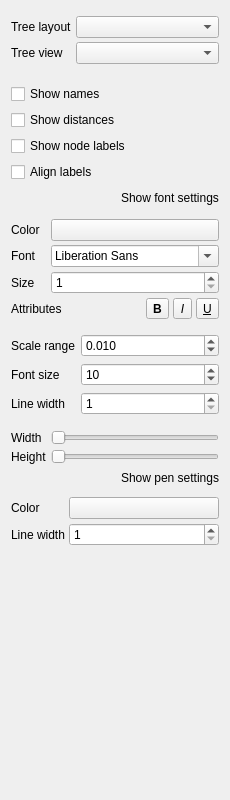
<?xml version="1.0" encoding="UTF-8"?>
<ui version="4.0">
 <class>TreeOptionWidget</class>
 <widget class="QWidget" name="TreeOptionWidget">
  <property name="enabled">
   <bool>true</bool>
  </property>
  <property name="geometry">
   <rect>
    <x>0</x>
    <y>0</y>
    <width>230</width>
    <height>800</height>
   </rect>
  </property>
  <property name="sizePolicy">
   <sizepolicy hsizetype="Minimum" vsizetype="Minimum">
    <horstretch>0</horstretch>
    <verstretch>0</verstretch>
   </sizepolicy>
  </property>
  <property name="windowTitle">
   <string>Form</string>
  </property>
  <layout class="QVBoxLayout" name="verticalLayout">
   <item>
    <widget class="QWidget" name="treeLayoutWidget" native="true">
     <property name="sizePolicy">
      <sizepolicy hsizetype="Preferred" vsizetype="Preferred">
       <horstretch>0</horstretch>
       <verstretch>0</verstretch>
      </sizepolicy>
     </property>
     <layout class="QVBoxLayout" name="verticalLayout_7">
      <property name="spacing">
       <number>4</number>
      </property>
      <property name="leftMargin">
       <number>0</number>
      </property>
      <property name="topMargin">
       <number>5</number>
      </property>
      <property name="rightMargin">
       <number>0</number>
      </property>
      <property name="bottomMargin">
       <number>5</number>
      </property>
      <item>
       <layout class="QGridLayout" name="gridLayout_6">
        <property name="bottomMargin">
         <number>9</number>
        </property>
        <item row="0" column="0">
         <widget class="QLabel" name="layoutLabel">
          <property name="text">
           <string>Tree layout</string>
          </property>
         </widget>
        </item>
        <item row="0" column="1">
         <widget class="QComboBox" name="layoutCombo">
          <property name="sizePolicy">
           <sizepolicy hsizetype="MinimumExpanding" vsizetype="Fixed">
            <horstretch>0</horstretch>
            <verstretch>0</verstretch>
           </sizepolicy>
          </property>
          <property name="sizeAdjustPolicy">
           <enum>QComboBox::AdjustToMinimumContentsLength</enum>
          </property>
         </widget>
        </item>
        <item row="1" column="0">
         <widget class="QLabel" name="treeViewLabel">
          <property name="text">
           <string>Tree view</string>
          </property>
         </widget>
        </item>
        <item row="1" column="1">
         <widget class="QComboBox" name="treeViewCombo">
          <property name="sizeAdjustPolicy">
           <enum>QComboBox::AdjustToMinimumContentsLength</enum>
          </property>
         </widget>
        </item>
       </layout>
      </item>
     </layout>
    </widget>
   </item>
   <item>
    <widget class="QWidget" name="labelsGroup" native="true">
     <property name="sizePolicy">
      <sizepolicy hsizetype="Preferred" vsizetype="Preferred">
       <horstretch>0</horstretch>
       <verstretch>0</verstretch>
      </sizepolicy>
     </property>
     <layout class="QVBoxLayout" name="verticalLayout_8">
      <property name="leftMargin">
       <number>0</number>
      </property>
      <property name="topMargin">
       <number>0</number>
      </property>
      <property name="rightMargin">
       <number>0</number>
      </property>
      <property name="bottomMargin">
       <number>9</number>
      </property>
      <item>
       <layout class="QVBoxLayout" name="verticalLayout_3">
        <item>
         <widget class="QCheckBox" name="showNamesCheck">
          <property name="text">
           <string>Show names</string>
          </property>
         </widget>
        </item>
        <item>
         <widget class="QCheckBox" name="showDistancesCheck">
          <property name="text">
           <string>Show distances</string>
          </property>
         </widget>
        </item>
        <item>
         <widget class="QCheckBox" name="showNodeLabelsCheck">
          <property name="text">
           <string>Show node labels</string>
          </property>
         </widget>
        </item>
        <item>
         <widget class="QCheckBox" name="alignLabelsCheck">
          <property name="text">
           <string>Align labels</string>
          </property>
         </widget>
        </item>
        <item>
         <layout class="QHBoxLayout" name="horizontalLayout">
          <item>
           <spacer name="horizontalSpacer_3">
            <property name="orientation">
             <enum>Qt::Horizontal</enum>
            </property>
            <property name="sizeHint" stdset="0">
             <size>
              <width>40</width>
              <height>20</height>
             </size>
            </property>
           </spacer>
          </item>
          <item>
           <widget class="QLabel" name="lblFontSettings">
            <property name="text">
             <string>Show font settings</string>
            </property>
           </widget>
          </item>
         </layout>
        </item>
        <item>
         <widget class="QWidget" name="fontSettingsWidget" native="true">
          <layout class="QVBoxLayout" name="verticalLayout_9">
           <property name="spacing">
            <number>4</number>
           </property>
           <property name="leftMargin">
            <number>0</number>
           </property>
           <property name="topMargin">
            <number>5</number>
           </property>
           <property name="rightMargin">
            <number>0</number>
           </property>
           <property name="bottomMargin">
            <number>0</number>
           </property>
           <item>
            <layout class="QGridLayout" name="gridLayout_3">
             <item row="1" column="0">
              <widget class="QLabel" name="fontLabel">
               <property name="text">
                <string>Font</string>
               </property>
              </widget>
             </item>
             <item row="2" column="0">
              <widget class="QLabel" name="fontSizeLabel">
               <property name="text">
                <string>Size</string>
               </property>
              </widget>
             </item>
             <item row="2" column="1">
              <widget class="QSpinBox" name="fontSizeSpinBox">
               <property name="sizePolicy">
                <sizepolicy hsizetype="MinimumExpanding" vsizetype="Fixed">
                 <horstretch>0</horstretch>
                 <verstretch>0</verstretch>
                </sizepolicy>
               </property>
               <property name="minimum">
                <number>1</number>
               </property>
              </widget>
             </item>
             <item row="1" column="1">
              <widget class="QFontComboBox" name="fontComboBox">
               <property name="sizePolicy">
                <sizepolicy hsizetype="Ignored" vsizetype="Fixed">
                 <horstretch>0</horstretch>
                 <verstretch>0</verstretch>
                </sizepolicy>
               </property>
              </widget>
             </item>
             <item row="0" column="0">
              <widget class="QLabel" name="colorLabel">
               <property name="text">
                <string>Color  </string>
               </property>
              </widget>
             </item>
             <item row="0" column="1">
              <widget class="QPushButton" name="labelsColorButton">
               <property name="sizePolicy">
                <sizepolicy hsizetype="MinimumExpanding" vsizetype="Fixed">
                 <horstretch>0</horstretch>
                 <verstretch>0</verstretch>
                </sizepolicy>
               </property>
               <property name="text">
                <string/>
               </property>
               <property name="autoDefault">
                <bool>false</bool>
               </property>
               <property name="default">
                <bool>false</bool>
               </property>
               <property name="flat">
                <bool>false</bool>
               </property>
              </widget>
             </item>
            </layout>
           </item>
           <item>
            <layout class="QHBoxLayout" name="horizontalLayout_9">
             <item>
              <widget class="QLabel" name="attributesLabel">
               <property name="text">
                <string>Attributes</string>
               </property>
              </widget>
             </item>
             <item>
              <spacer name="horizontalSpacer_2">
               <property name="orientation">
                <enum>Qt::Horizontal</enum>
               </property>
               <property name="sizeHint" stdset="0">
                <size>
                 <width>40</width>
                 <height>20</height>
                </size>
               </property>
              </spacer>
             </item>
             <item>
              <widget class="QToolButton" name="boldAttrButton">
               <property name="font">
                <font>
                 <weight>75</weight>
                 <bold>true</bold>
                </font>
               </property>
               <property name="text">
                <string>B</string>
               </property>
              </widget>
             </item>
             <item>
              <widget class="QToolButton" name="italicAttrButton">
               <property name="font">
                <font>
                 <italic>true</italic>
                </font>
               </property>
               <property name="text">
                <string>I</string>
               </property>
              </widget>
             </item>
             <item>
              <widget class="QToolButton" name="underlineAttrButton">
               <property name="font">
                <font>
                 <weight>50</weight>
                 <italic>false</italic>
                 <bold>false</bold>
                 <underline>true</underline>
                 <strikeout>false</strikeout>
                </font>
               </property>
               <property name="text">
                <string>U</string>
               </property>
              </widget>
             </item>
            </layout>
           </item>
          </layout>
         </widget>
        </item>
       </layout>
      </item>
     </layout>
    </widget>
   </item>
   <item>
    <widget class="QWidget" name="scalebarGroup" native="true">
     <layout class="QGridLayout" name="gridLayout_2">
      <property name="leftMargin">
       <number>0</number>
      </property>
      <property name="topMargin">
       <number>0</number>
      </property>
      <property name="rightMargin">
       <number>0</number>
      </property>
      <item row="1" column="0">
       <widget class="QLabel" name="label">
        <property name="text">
         <string>Font size</string>
        </property>
       </widget>
      </item>
      <item row="0" column="1">
       <widget class="QDoubleSpinBox" name="scaleSpinBox">
        <property name="sizePolicy">
         <sizepolicy hsizetype="MinimumExpanding" vsizetype="Fixed">
          <horstretch>0</horstretch>
          <verstretch>0</verstretch>
         </sizepolicy>
        </property>
        <property name="decimals">
         <number>3</number>
        </property>
        <property name="minimum">
         <double>0.001000000000000</double>
        </property>
        <property name="singleStep">
         <double>0.001000000000000</double>
        </property>
        <property name="value">
         <double>0.010000000000000</double>
        </property>
       </widget>
      </item>
      <item row="0" column="0">
       <widget class="QLabel" name="scaleLabel">
        <property name="text">
         <string>Scale range</string>
        </property>
       </widget>
      </item>
      <item row="2" column="0">
       <widget class="QLabel" name="label_3">
        <property name="text">
         <string>Line width</string>
        </property>
       </widget>
      </item>
      <item row="1" column="1">
       <widget class="QSpinBox" name="scaleFontSizeSpinBox">
        <property name="sizePolicy">
         <sizepolicy hsizetype="MinimumExpanding" vsizetype="Fixed">
          <horstretch>0</horstretch>
          <verstretch>0</verstretch>
         </sizepolicy>
        </property>
        <property name="minimum">
         <number>1</number>
        </property>
        <property name="value">
         <number>10</number>
        </property>
       </widget>
      </item>
      <item row="2" column="1">
       <widget class="QSpinBox" name="lineWidthSpinBox">
        <property name="sizePolicy">
         <sizepolicy hsizetype="MinimumExpanding" vsizetype="Fixed">
          <horstretch>0</horstretch>
          <verstretch>0</verstretch>
         </sizepolicy>
        </property>
        <property name="minimum">
         <number>1</number>
        </property>
        <property name="maximum">
         <number>40</number>
        </property>
       </widget>
      </item>
     </layout>
    </widget>
   </item>
   <item>
    <widget class="QWidget" name="branchesGroup" native="true">
     <property name="sizePolicy">
      <sizepolicy hsizetype="Preferred" vsizetype="Preferred">
       <horstretch>0</horstretch>
       <verstretch>0</verstretch>
      </sizepolicy>
     </property>
     <layout class="QVBoxLayout" name="verticalLayout_2">
      <property name="spacing">
       <number>4</number>
      </property>
      <property name="leftMargin">
       <number>0</number>
      </property>
      <property name="topMargin">
       <number>0</number>
      </property>
      <property name="rightMargin">
       <number>0</number>
      </property>
      <property name="bottomMargin">
       <number>9</number>
      </property>
      <item>
       <layout class="QGridLayout" name="gridLayout">
        <property name="verticalSpacing">
         <number>4</number>
        </property>
        <item row="0" column="1">
         <widget class="QSlider" name="widthSlider">
          <property name="minimum">
           <number>10</number>
          </property>
          <property name="maximum">
           <number>50</number>
          </property>
          <property name="orientation">
           <enum>Qt::Horizontal</enum>
          </property>
         </widget>
        </item>
        <item row="0" column="0">
         <widget class="QLabel" name="lblWidthSlider">
          <property name="text">
           <string>Width</string>
          </property>
         </widget>
        </item>
        <item row="1" column="0">
         <widget class="QLabel" name="lblHeightSlider">
          <property name="text">
           <string>Height</string>
          </property>
         </widget>
        </item>
        <item row="1" column="1">
         <widget class="QSlider" name="heightSlider">
          <property name="minimum">
           <number>1</number>
          </property>
          <property name="maximum">
           <number>20</number>
          </property>
          <property name="orientation">
           <enum>Qt::Horizontal</enum>
          </property>
         </widget>
        </item>
       </layout>
      </item>
      <item>
       <layout class="QHBoxLayout" name="horizontalLayout_11">
        <item>
         <spacer name="horizontalSpacer_4">
          <property name="orientation">
           <enum>Qt::Horizontal</enum>
          </property>
          <property name="sizeHint" stdset="0">
           <size>
            <width>40</width>
            <height>20</height>
           </size>
          </property>
         </spacer>
        </item>
        <item>
         <widget class="QLabel" name="lblPenSettings">
          <property name="text">
           <string>Show pen settings</string>
          </property>
         </widget>
        </item>
       </layout>
      </item>
      <item>
       <widget class="QWidget" name="penGroup" native="true">
        <property name="sizePolicy">
         <sizepolicy hsizetype="Preferred" vsizetype="Preferred">
          <horstretch>0</horstretch>
          <verstretch>0</verstretch>
         </sizepolicy>
        </property>
        <layout class="QVBoxLayout" name="verticalLayout_6">
         <property name="spacing">
          <number>4</number>
         </property>
         <property name="leftMargin">
          <number>0</number>
         </property>
         <property name="topMargin">
          <number>5</number>
         </property>
         <property name="rightMargin">
          <number>0</number>
         </property>
         <property name="bottomMargin">
          <number>5</number>
         </property>
         <item>
          <layout class="QGridLayout" name="gridLayout_5">
           <item row="1" column="0">
            <widget class="QLabel" name="lineWeightLabel">
             <property name="text">
              <string>Line width</string>
             </property>
            </widget>
           </item>
           <item row="1" column="1">
            <widget class="QSpinBox" name="lineWeightSpinBox">
             <property name="minimum">
              <number>1</number>
             </property>
             <property name="maximum">
              <number>40</number>
             </property>
            </widget>
           </item>
           <item row="0" column="0">
            <widget class="QLabel" name="label_2">
             <property name="text">
              <string>Color</string>
             </property>
            </widget>
           </item>
           <item row="0" column="1">
            <widget class="QPushButton" name="branchesColorButton">
             <property name="sizePolicy">
              <sizepolicy hsizetype="MinimumExpanding" vsizetype="Fixed">
               <horstretch>0</horstretch>
               <verstretch>0</verstretch>
              </sizepolicy>
             </property>
             <property name="text">
              <string/>
             </property>
            </widget>
           </item>
          </layout>
         </item>
        </layout>
       </widget>
      </item>
     </layout>
    </widget>
   </item>
   <item>
    <spacer name="verticalSpacer">
     <property name="orientation">
      <enum>Qt::Vertical</enum>
     </property>
     <property name="sizeHint" stdset="0">
      <size>
       <width>20</width>
       <height>40</height>
      </size>
     </property>
    </spacer>
   </item>
  </layout>
 </widget>
 <tabstops>
  <tabstop>layoutCombo</tabstop>
  <tabstop>treeViewCombo</tabstop>
  <tabstop>showNamesCheck</tabstop>
  <tabstop>showDistancesCheck</tabstop>
  <tabstop>alignLabelsCheck</tabstop>
  <tabstop>widthSlider</tabstop>
  <tabstop>heightSlider</tabstop>
  <tabstop>labelsColorButton</tabstop>
  <tabstop>fontSizeSpinBox</tabstop>
  <tabstop>boldAttrButton</tabstop>
  <tabstop>italicAttrButton</tabstop>
  <tabstop>underlineAttrButton</tabstop>
  <tabstop>branchesColorButton</tabstop>
  <tabstop>lineWeightSpinBox</tabstop>
 </tabstops>
 <resources/>
 <connections/>
</ui>
